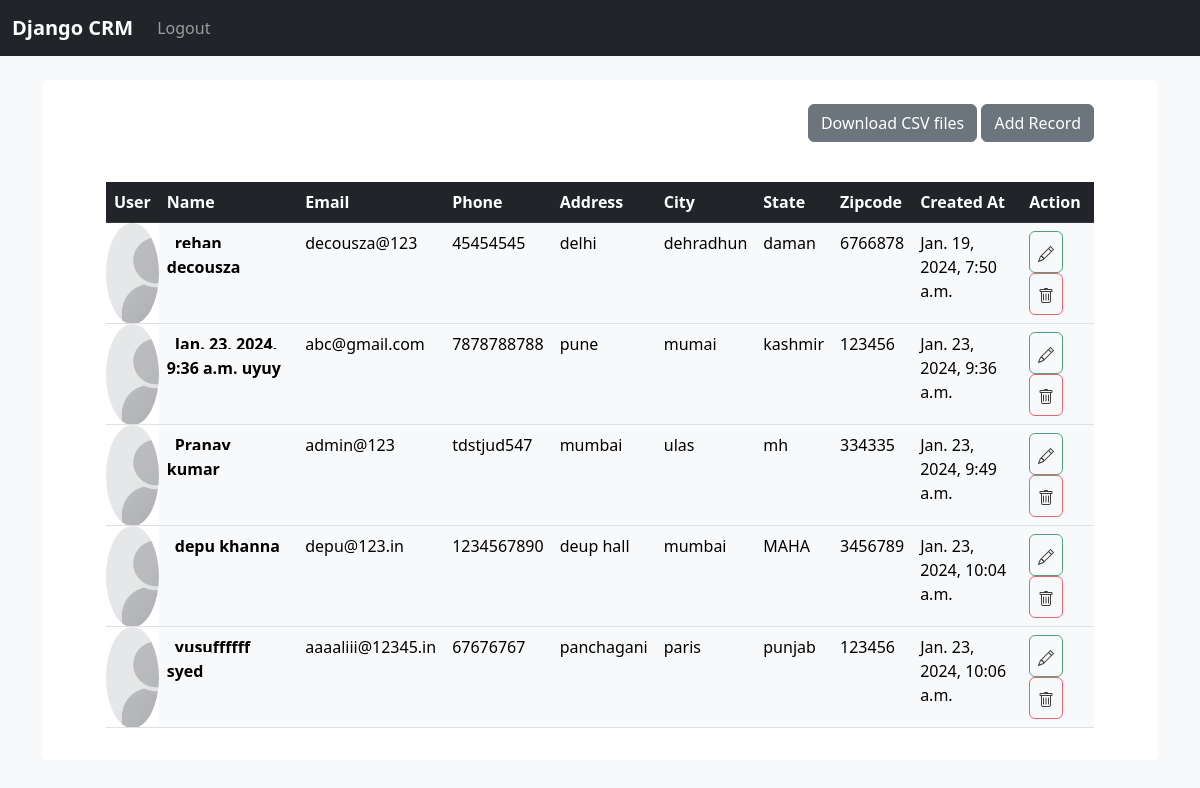
The app's page / (signed in), older data.
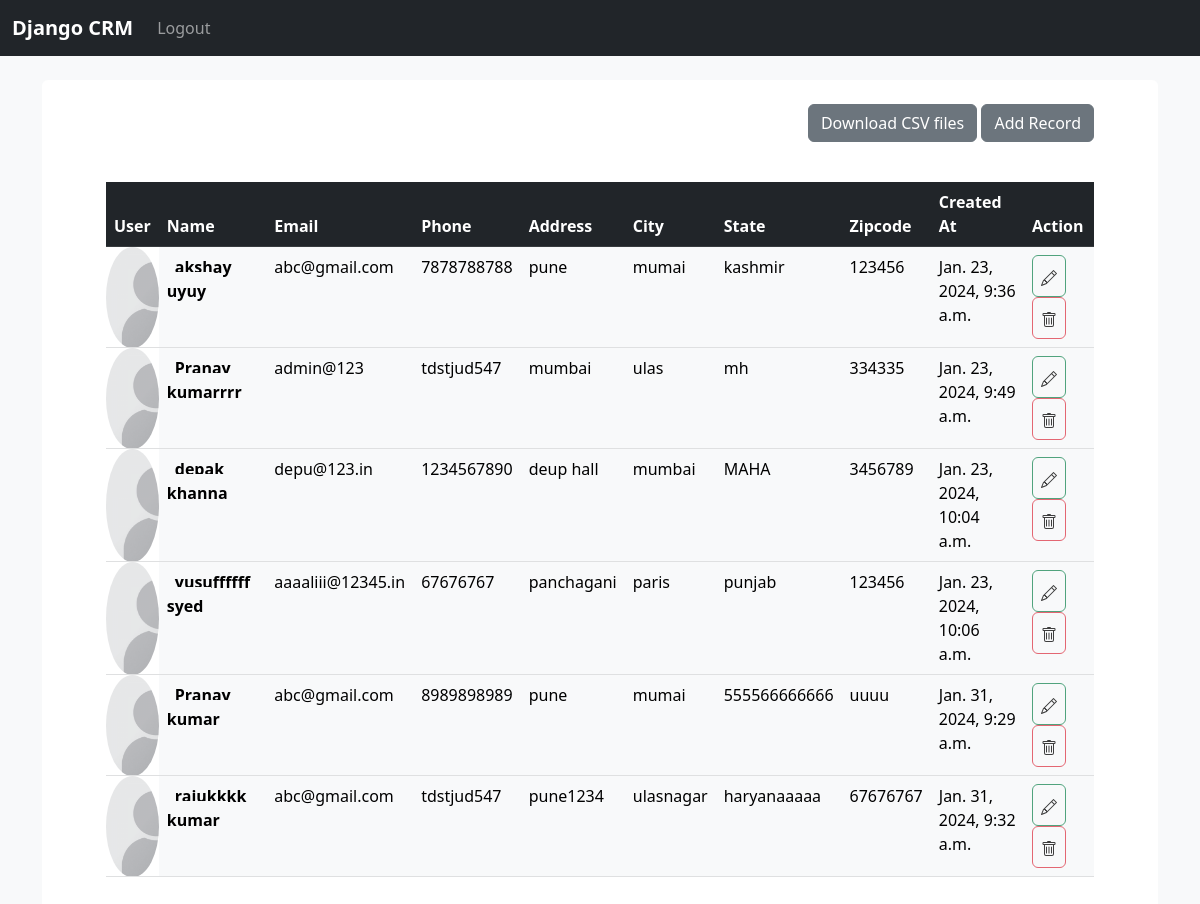
The same page, newer data.
### app/models.py (models this page shows, shortened)
class Record(models.Model):
	photo = models.ImageField(upload_to="images",null=True,blank=True)
	created_at = models.DateTimeField(auto_now_add=True)
	first_name = models.CharField(max_length=50)
	last_name =  models.CharField(max_length=50)
	email =  models.CharField(max_length=100)
	phone = models.CharField(max_length=15)
	address =  models.CharField(max_length=100)
	city =  models.CharField(max_length=50)
	state =  models.CharField(max_length=50)
	zipcode =  models.CharField(max_length=20)

### app/views.py (the view)
# urls.py: path('', home, name='home'),
def home(request):
    try:
        records = Record.objects.all()
        if request.method == 'POST':
            form = AddRecordForm(request.POST,request.FILES)
            if form.is_valid():
                form.save()
                messages.success(request, "Record added successfully")
                return redirect("home")
        else:
            form = AddRecordForm()
        return render(request, 'home.html', {'records': records, 'form': form})
    except Exception as e:
        print(e)
        messages.error(request, "An error occurred.")
        return redirect('home')

### templates/home.html (shortened to what this page needs)
{% extends 'base.html' %}
{% load static %}
{% block content %}
{% if user.is_authenticated %}
<head>
</head>
</div>
<div class="container">
<div class="card border-0 bg-white px-5 ">
  <div class="card-header bg-white border-0">
    <div class="text-end">
      <a class="btn btn-secondary my-3 text-end" href="{% url 'export_to_csv' %}">Download CSV files</a>
    <button class="btn btn-secondary my-3 text-end" href="" data-bs-toggle="modal" data-bs-target="#add_record">Add Record</button>
  </div>
  </div>
  <div class="card-body">
    <table class="table table-dark ">
      <thead class="dark-table">
        <tr>
          <th>User</th>
          <th scope="col">Name</th>
          <th scope="col">Email</th>
          <th scope="col">Phone</th>
          <th scope="col">Address</th>
          <th scope="col">City</th>
          <th scope="col">State</th>
          <th scope="col">Zipcode</th>
          <th scope="col">Created At</th>
          <th scope="col">Action</th>
        </tr>
      </thead>
      <tbody class="table table-light">
        {% if records %}
          {% for record in records %}
            <tr>
          {% if record.photo %}
              <td><img src="{{ record.photo.url }}" class="rounded-circle border border-5 border-seccondary" style="height:50px; width: 50px;"></td>
          {% else %}
          <td style="background-image: url('{% static 'image/blank.png' %}'); background-size: cover; background-repeat: no-repeat; height: 50px; width: 30px;" class="rounded-circle">
          </td>
          {% endif %}
              <td><a href="{%  url 'single_user' record.pk %}" > {{ record.first_name }} {{ record.last_name }}</td>
              <td>{{ record.email }}</td>
              <td>{{ record.phone }}</td>
              <td>{{ record.address }}</td>
              <td>{{ record.city }}</td>
              <td>{{ record.state }}</td>
              <td>{{ record.zipcode }}</td>
              <td>{{ record.created_at }}</td>
              <td><a id="edit_user" class="btn btn-outline-success opacity-75" data-bs-toggle="modal" data-bs-target="#edit_user-{{record.id}}"></a>
              <a class="btn btn-outline-danger opacity-75" href="{% url 'delete_record' record.id %}">
              </a>
            </tr>
        {% endfor %}
        {% else %} <p>Record Not Found</p>{% endif %}
        </tbody>
    </table>
{% endif %}
{% endblock %}

### templates/base.html (shortened to what this page needs)
<!doctype html>
<html lang="en">
  <head>
    <link href="https://cdn.jsdelivr.net/npm/bootstrap@5.3.0-alpha1/dist/css/bootstrap.min.css" rel="stylesheet">
  </head>
  <body class="bg-light">
    {% if user.is_authenticated %}
    {% include 'navbar.html' %}
    {% endif %}
    <div class="container">
      <br/>
      {% block content %}
      {% endblock%}
    </div>
  </body>
</html>

### templates/navbar.html (shortened to what this page needs)
<nav class="navbar navbar-expand-lg navbar-dark bg-dark">
    <div class="container-fluid">
      <a class="navbar-brand" href="{% url 'home' %}">Django CRM</a>
      <div class="collapse navbar-collapse" id="navbarSupportedContent">
        <ul class="navbar-nav me-auto mb-2 mb-lg-0">
          {% if user.is_authenticated %}
          <li class="nav-item">
            <a class="nav-link" href="{% url 'logout' %}">Logout</a>
          </li>
          {% endif %}
        </ul>
      </div>
    </div>
  </nav>

### templates/home.html (style rules this page uses)
a { text-decoration: none; color: #000; font-weight: bold; }

Row changes from the older to the newer data that the page shows:
removed Record: first_name "rehan", last_name "decousza", email "decousza@123", phone "45454545", address "delhi", city "dehradhun", state "daman", zipcode "6766878", created_at "Jan. 19, 2024, 7:50 a.m."
changed Record "uyuy": first_name "Jan. 23, 2024, 9:36 a.m." → "akshay"
changed Record "admin@123": last_name "kumar" → "kumarrrr"
changed Record "khanna": first_name "depu" → "depak"
added Record: first_name "Pranay", last_name "kumar", email "abc@gmail.com", phone "8989898989", address "pune", city "mumai", state "555566666666", zipcode "uuuu", created_at "Jan. 31, 2024, 9:29 a.m."
added Record: first_name "rajukkkk", last_name "kumar", email "abc@gmail.com", phone "tdstjud547", address "pune1234", city "ulasnagar", state "haryanaaaaa", zipcode "67676767", created_at "Jan. 31, 2024, 9:32 a.m."
